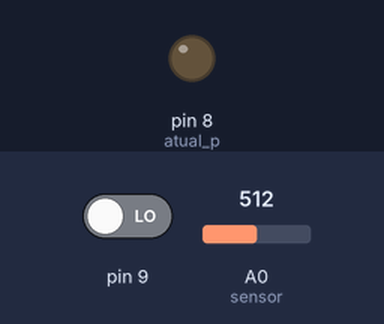
Simulated run of this sketch. Board: Arduino Uno, built with avr-gcc and run on an emulated ATmega328P. Parts: output pins drawn as LEDs (lit = HIGH). The test bench sets the inputs (shaded band); at power-on: A0 (sensor) = 512, pin 9 LOW.

Above: at 1.2 s.
1.3 s: A0 (sensor) set to 503
Timing chart, 0 to 4.3 s (numbered marks = the images above; inputs shaded):
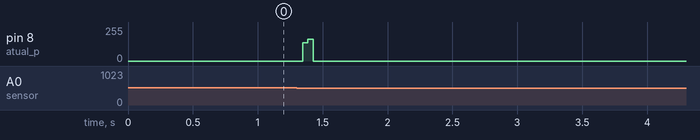

Measured:
- after the input at 1.3 s, pin 8 (atual_p): 0/255 → 137/255 after 0.05 s, → 163/255 0.04 s later, → 0/255 0.04 s later

The sketch:

controle_umidade.ino
```cpp
//Programa do controlador 1
//Faz o controle da umidade da estufa

#define id 0b01

void faz_preambulo();
void detecta_preambulo();
void manda();
void recebe();
int checaParidade(unsigned long a);

bool flag_receb=0,flag_envio=0,flag_ini=0,flag_prea=1,flag_entrada=0,flag_acabouTr=0;
bool bit_anterior=0,bit_atual=0,atual_p=0,flag_mndSlc=0;
int cont_receb=32,cont_envio=32,cont_prea=24,recebidos=0;
unsigned long dado_env=0x0,dado_receb=0x00;


void setup() {

    TCCR1A = 0;                         //confira timer para operação normal pinos OC1A e OC1B desconectados
  TCCR1B = 0;                         //limpa registrador
    TCCR1B |= (1<<CS10);        //configura prescaler para 1: CS10 = 1

    TCNT1 = 0x7fff;                   //65536-(16MHz/488Hz) = 32767 = 0x0FFF

    TIMSK1 &= !(1 << TOIE1);

  DDRB=0B00000001;  //defina as entradas e saídas
}


void loop() {

  unsigned short comando=0,leitura=0,porta=0,origem=0,sensor=0,tam_carga=0;
  unsigned short paridade=0,comp_cabec=0,comp_data=0,tipo_serv=0;
    bool flag_mdnSlc=0,flag_solic=0;

  while(1){

      sensor=analogRead(A0);    //leitura do sensor de umidade

      if(0B1 & (PINB>>PINB1)&& flag_entrada==0){
        flag_receb=0;     //rotina para reconhecer quando uma informação chega
        flag_entrada=1;     //e para sincronizar os controladores
            while(0B1 & (PINB>>PINB1));
          TCNT1 = 0xffff;
          TIMSK1 |= (1 << TOIE1);
      }

        if(recebidos>0){
            origem =(dado_receb/268435456) & (0b11);      //vê qual dos controladores enviou a informação
            tipo_serv=(dado_receb/67108864) & (0b11);     //pega o tipo de serviço
            comp_cabec =(dado_receb/4194304) & (0b1111);    //pega o comprimento do cabeçalho do datagrama
            comp_data =(dado_receb/131072) & (0b11111);     //pega o comprimento do datagrama
            porta=(dado_receb/32768) & (0b11);          //0-comando   1-leitura
            tam_carga=(dado_receb/2048) & (0b11);       //pega o tamanho da carga útil

            if(checaParidade(dado_env)==0){           //verifica se a paridade está correta

                if((porta == 0b00 || porta == 0b10) && tipo_serv == 0b10)   //destinado para processo de comando
                    comando = ((dado_receb>>1) & 0b1111);           //extrai somente os 4 bits do comando


                if((porta== 0b11 || porta == 0b01) && tipo_serv == 0b01)    //destinado para processo de leitura
                    leitura = ((dado_receb>>1) & 0X3FF);            //extrai os 10 bits de leitura

                if(tipo_serv==0b11 && tam_carga==0)       //quando for uma solicitação, seta o flag de solicitação
                    flag_solic=1;
            }
            else{       //caso o dado esteja com problema na paridade, descarta o mesmo
                dado_env=0;
                recebidos=0;
            }
  }

        if(sensor <512){      //512 é um valor arbitrário que indica metade
            if(flag_mndSlc==0 && flag_acabouTr==0){ //da medida do sensor de umidade
            dado_env=(0b100111101111011100000 << 11) ;
            paridade=checaParidade(dado_env);
            dado_env|=paridade;     //quando esta abaixo de 512, manda uma solicitação
            flag_prea=1;
            atual_p=0;
            flag_acabouTr=0;
            PORTB |= 0B1;
            TIMSK1 |= (1 << TOIE1);
              flag_mndSlc=1;
            }
            if(recebidos>0 && leitura>=717){  //se a leitura recebida pós solicitação for
              PORTB |= 0b111100;        //dentro da faixa, liga a bomba
                recebidos=0;
            }
            if(recebidos>0 && leitura<717 && comando==0b0011){
              PORTB |= 0b111100;    //senão só liga quando o comando for o de ligar
              recebidos=0;
            }
        }
        else{       //quando a umidade for adequada novamente, o sistema pode
          flag_mdnSlc=0;  //mandar outra solicitação em outro momento
        }
  }
}

void faz_preambulo(){   //rotina que envia o preâmbulo

    if(cont_prea>1 && flag_prea==1){
        if (atual_p==1 && cont_prea!=2){
      PORTB = PORTB | atual_p;
        }
        if(atual_p==0 && cont_prea!=2){
      PORTB = PORTB & atual_p;
        }
        if(cont_prea==2){
      PORTB |= 0b1;
          flag_envio=1;
          cont_prea=24;
          flag_prea=0;
        }
        atual_p= !atual_p;
    cont_prea--;
        }
}


void detecta_preambulo(){   //rotina que percebe o preâmbulo

  if(!flag_receb && !flag_envio){

  bit_anterior=bit_atual;
    if(0B1 & (PINB>>PINB1))
    bit_atual=1;
    else
        bit_atual=0;


  if(bit_anterior != bit_atual){
        flag_ini=1;
    }

  if(bit_atual==1 && bit_anterior==1 && flag_ini==1 && flag_receb==0){
        flag_receb=1;
    flag_ini=0;
        bit_anterior=0;
        bit_atual=0;
    }
  }

}

void manda(){

  bool bitMSB=0;

  if(cont_envio>0 && flag_envio==1){  //se tem dado para enviar, envia
    bitMSB=dado_env/2147483648;   //bitMSB é o bit mais significativo do dado
    if (bitMSB)
      PORTB = PORTB | 1;      //se ele for 1, seta a saída PB0 para 1
    else
      PORTB = PORTB & 0B11111110; //se ele for 0, coloca a saída PB0 para 0
        cont_envio--;
    dado_env=dado_env<<1;     //depois ele desloca o dado para a esquerda para que o MSB seja o próximo bit
    if(cont_envio==0){        //ele faz isso até o dado ser enviado completamente
            flag_acabouTr=1;
      flag_envio=0;       //quando envia ele reinicia as variáveis auxiliares e atualiza o armazenamento do buffer
            cont_envio=32;
      }
  }
}

void recebe(){

  if(cont_receb>0 && flag_receb==1){
      if(0B1 & (PINB>>PINB1)){    //se detectou o fim preâmbulo recebe
      dado_receb |= 0b1;        //coloca a entrada PB1 no LSB do buffer atual
          }
    else{
          dado_receb |= 0b0;
          }
        if(cont_receb>1)
      dado_receb=dado_receb<<1;         //depois rotaciona para a esquerda para que o próximo LSB           //seja o próximo valor de PB1, dessa forma o datagrama
        cont_receb--;
    if(cont_receb==0){        //será formado bit a bit, começando pelo mais significativo
      recebidos=1;        //quando termina, reinicia as variáveis auxiliares e atualiza
      flag_receb=0;       //o buffer
            cont_receb=32;
            flag_entrada=0;
            TIMSK1 &= !(1 << TOIE1);
    }
  }

}

int checaParidade(unsigned long a) {
    while( a > 1 ) a = ( a >> 1 ) ^ ( a & 1 );
    return a;
}

ISR(TIMER1_OVF_vect)        //interrupção do TIMER1
{
    TCNT1 = 0x7fff;       // Renicia TIMER

    if(flag_acabouTr){
    TIMSK1 &= !(1 << TOIE1);
    PORTB = PORTB & 0b11111110;
    flag_acabouTr=0;
  }

  if(flag_receb)
    recebe();

  if(!flag_receb && !flag_envio)
    detecta_preambulo();

  if(flag_envio)
      manda();

  if(flag_prea)
      faz_preambulo();
}
```
